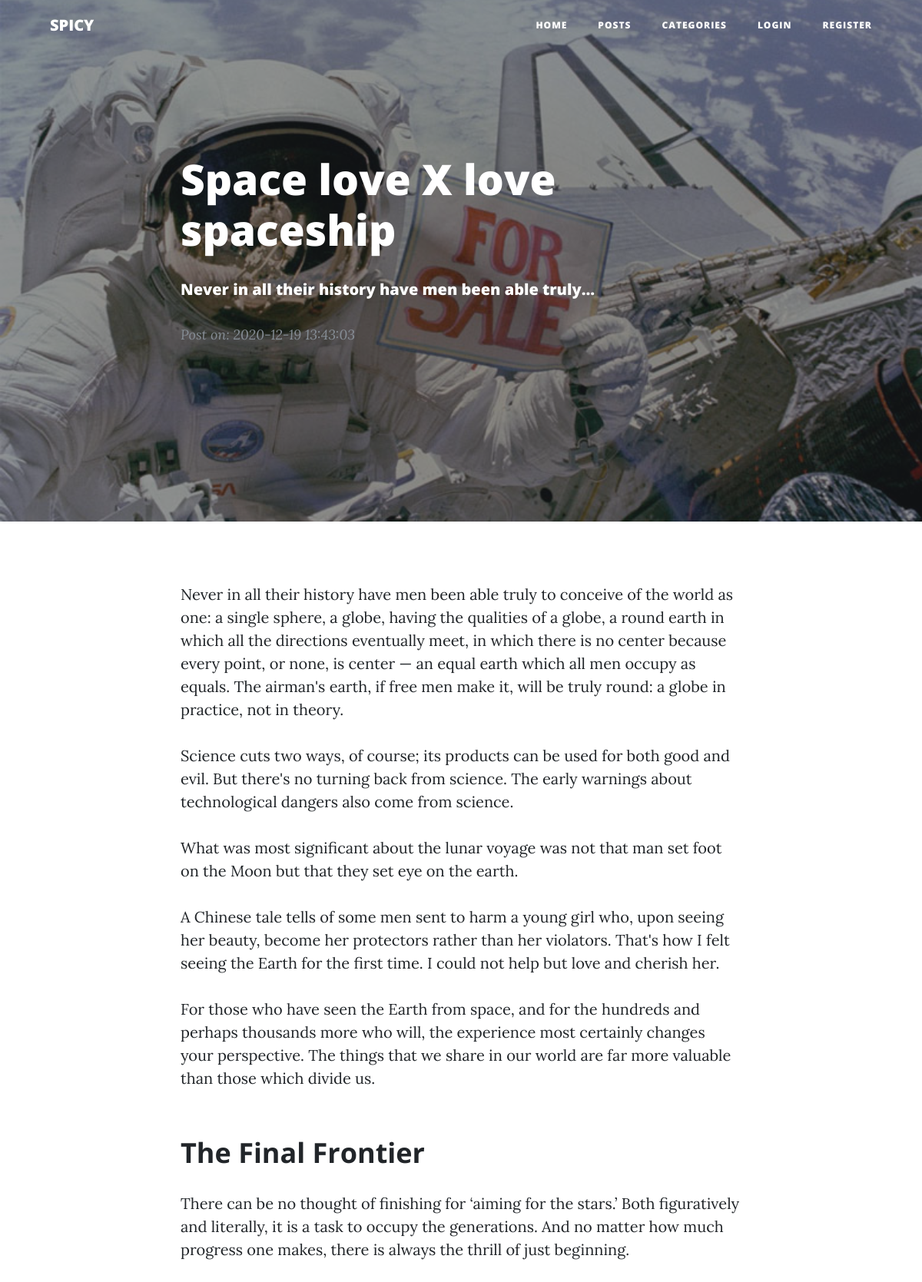
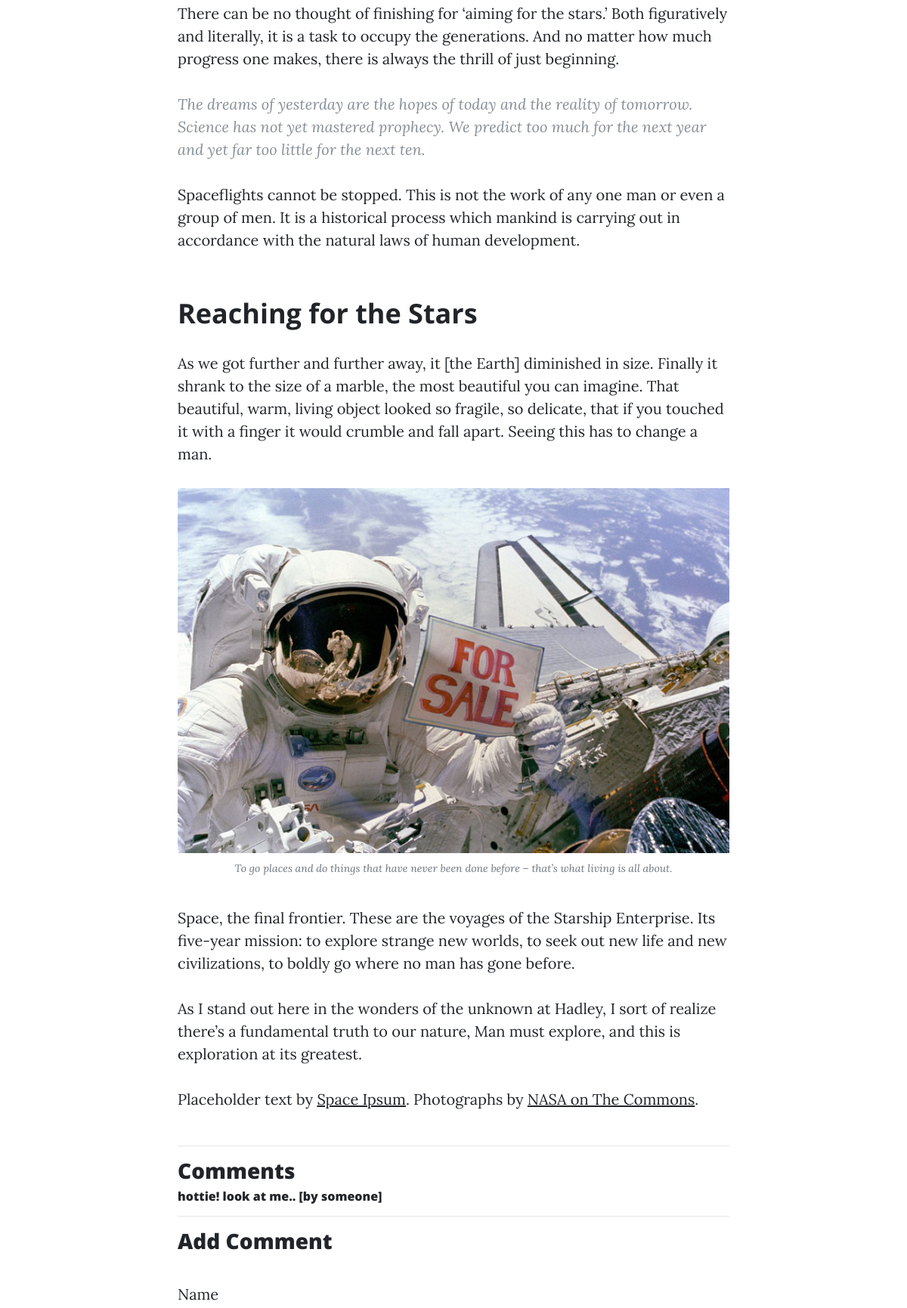
/home/view/Space-love-X-love-spaceship (upper part), run on the app's committed database (2 pictures, top to bottom).
### tables this page shows
CREATE TABLE `posts` (
  `id` int(11) NOT NULL,
  `category_id` int(11) NOT NULL,
  `user_id` int(11) NOT NULL,
  `title` varchar(255) NOT NULL,
  `slug` varchar(255) NOT NULL,
  `body` text NOT NULL,
  `post_image` varchar(255) NOT NULL,
  `created_at` timestamp NOT NULL DEFAULT current_timestamp()
);

CREATE TABLE `comments` (
  `id` int(11) NOT NULL,
  `post_id` int(11) NOT NULL,
  `name` varchar(255) NOT NULL,
  `email` varchar(255) NOT NULL,
  `body` text NOT NULL,
  `created_at` timestamp NOT NULL DEFAULT current_timestamp()
);

### application/controllers/Home.php (called while the page is built, shortened)
<?php
class Home extends CI_Controller
{
    public function __construct()
    {
        $this->load->helper(array('form', 'url'));
    }
    public function view($slug = NULL)
    {
        $data['post'] = $this->post_model->get_post($slug);
        $post_id = $data['post']['id'];
        $data['comments'] = $this->comment_model->get_comment($post_id);
        $data['title'] = $data['post']['title'];
        $this->load->view('view', $data);
    }
}

### index.php (called while the page is built, shortened)
<?php
require_once BASEPATH.'core/CodeIgniter.php';

### application/models/Post_model.php (called while the page is built, shortened)
<?php
class Post_model extends CI_Model
{
    public function get_post($slug = FALSE, $limit = FALSE, $offset = FALSE)
    {
        $query = $this->db->get_where('posts', array('slug' => $slug));
        return $query->row_array();
    }
}

### application/models/Comment_model.php (called while the page is built, shortened)
<?php
class Comment_model extends CI_Model
{
    public function get_comment($post_id)
    {
        $query = $this->db->get_where('comments', array('post_id' => $post_id));
        return $query->result_array();
    }
}

### application/views/includes/headerpost.php (the view, shortened to what this page needs)
<header class="masthead"
    style="background-image: url(<?php echo base_url(); ?>static/img/posts/<?php echo $post['post_image']; ?>);">
    <div class="overlay"></div>
    <div class="post-heading">
        <div class="container">
            <div class="row">
                <div class="col-lg-8 col-md-10 mx-auto">
                    <div class="post-preview">
                        <h1 class="post-title">
                            <?php echo $post['title']; ?>
                            <h5 class="post-subtitle">
                                <?php echo word_limiter($post['body'], 10); ?>
                            </h5>
                            <p class="post-meta">Post on: <?php echo $post['created_at']; ?></p>
                    </div>
                </div>
            </div>
        </div>
    </div>
</header>

### application/views/pages/viewcontent.php
<article>
  <div class="container">
    <div class="row">
      <div class="col-lg-8 col-md-10 mx-auto">
        <?php echo $post['body']; ?>
      </div>
    </div>
  </div>
</article>

### application/views/includes/comments.php (shortened to what this page needs)
<h3>Comments</h3>
<?php if (!empty($comments)) : ?>
    <?php foreach ($comments as $comment) : ?>
        <div class="well">
            <h6><?php echo $comment['body']; ?> [by <strong><?php echo $comment['name']; ?></strong>]</h6>
        </div>
    <?php endforeach; ?>
<?php else : ?>
    <p>No Comments To Display</p>
<?php endif; ?>
<hr>
<h3>Add Comment</h3>
<?php echo form_open('comments/create/' . $post['id']); ?>
<div class="form-group">
    <label>Name</label>
</div>
</form>

### data on the page
posts: post_image (picture), title "Space love X love spaceship", body "Never in all their history have men been able truly…", created_at "2020-12-19 13:43:03", body "Never in all their history have men been able truly to conceive of the world as one: a single sphere, a globe, having the qualities of a globe, a round earth in which all the directions eventually meet, in which there is no center because every point, or none, is center — an equal earth which all men occupy as equals. The airman's earth, if free men make it, will be truly round: a globe in practice, not in theory. Science cuts two ways, of course; its products can be used for both good and evil. But there's no turning back from science. The early warnings about technological dangers also come from science. What was most significant about the lunar voyage was not that man set foot on the…", body (picture)
comments: body "hottie! look at me..", name "someone"

### other printed values
SITE_NAME "SPICY"
